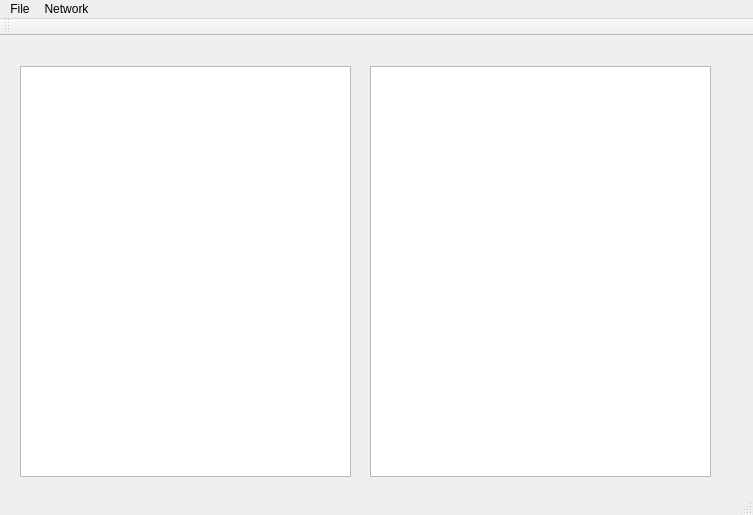
<?xml version="1.0" encoding="UTF-8"?>
<ui version="4.0">
 <class>MainWindow</class>
 <widget class="QMainWindow" name="MainWindow">
  <property name="geometry">
   <rect>
    <x>0</x>
    <y>0</y>
    <width>753</width>
    <height>515</height>
   </rect>
  </property>
  <property name="windowTitle">
   <string>MainWindow</string>
  </property>
  <widget class="QWidget" name="centralWidget">
   <widget class="QTreeView" name="treeView">
    <property name="geometry">
     <rect>
      <x>20</x>
      <y>30</y>
      <width>331</width>
      <height>411</height>
     </rect>
    </property>
   </widget>
   <widget class="QGraphicsView" name="graphicsView">
    <property name="geometry">
     <rect>
      <x>370</x>
      <y>30</y>
      <width>341</width>
      <height>411</height>
     </rect>
    </property>
   </widget>
  </widget>
  <widget class="QMenuBar" name="menuBar">
   <property name="geometry">
    <rect>
     <x>0</x>
     <y>0</y>
     <width>753</width>
     <height>23</height>
    </rect>
   </property>
   <widget class="QMenu" name="menuFile">
    <property name="title">
     <string>File</string>
    </property>
    <addaction name="actionSelectSrcFolder"/>
    <addaction name="actionSelectDstFloder"/>
    <addaction name="actionStop"/>
   </widget>
   <widget class="QMenu" name="menuNetwork">
    <property name="title">
     <string>Network</string>
    </property>
    <addaction name="actionConnectTo"/>
    <addaction name="actionSendData"/>
   </widget>
   <addaction name="menuFile"/>
   <addaction name="menuNetwork"/>
  </widget>
  <widget class="QToolBar" name="mainToolBar">
   <attribute name="toolBarArea">
    <enum>TopToolBarArea</enum>
   </attribute>
   <attribute name="toolBarBreak">
    <bool>false</bool>
   </attribute>
  </widget>
  <widget class="QStatusBar" name="statusBar"/>
  <action name="actionSelectSrcFolder">
   <property name="text">
    <string>SelectSrcFolder</string>
   </property>
  </action>
  <action name="actionSelectDstFloder">
   <property name="text">
    <string>SelectDstFolder</string>
   </property>
  </action>
  <action name="actionStop">
   <property name="text">
    <string>Stop</string>
   </property>
  </action>
  <action name="actionConnectTo">
   <property name="text">
    <string>ConnectTo</string>
   </property>
  </action>
  <action name="actionSendData">
   <property name="text">
    <string>SendData</string>
   </property>
  </action>
 </widget>
 <layoutdefault spacing="6" margin="11"/>
 <resources/>
 <connections/>
</ui>
